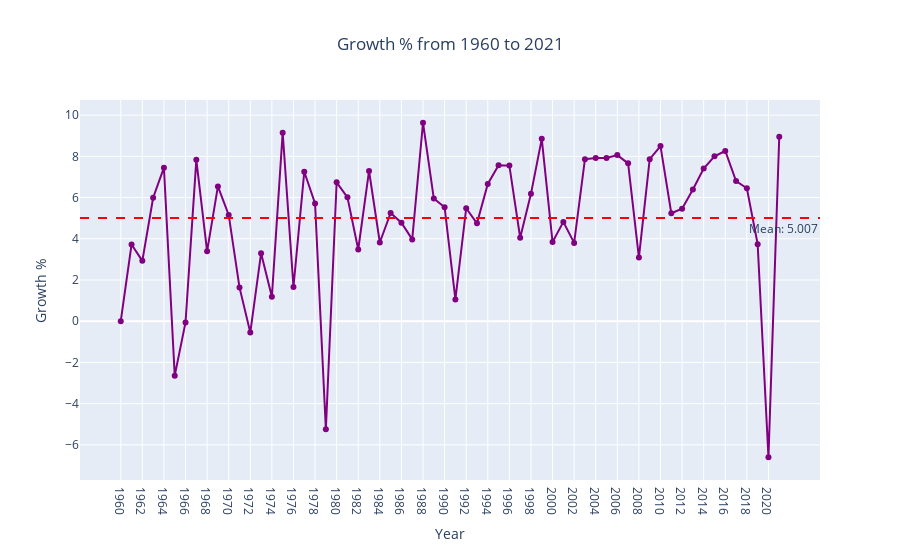

The notebook cell saved with this chart:
### Code cell
fig = px.line(data, x=data.index, y='Growth %', title='Growth % from 1960 to 2021')
fig.update_traces(mode='lines+markers',line=dict(color='Purple'))
fig.update_layout(title=dict(x=0.5))
fig.add_hline(y=average_dataframe['Growth %'], line_dash="dash", line_color="red", annotation_text=f'Mean: {average_dataframe["Growth %"].round(3)}', annotation_position="bottom right")
fig.show()

### Figure 1 — Plotly figure (JSON) as saved in the notebook; plotly's stock layout.template omitted (floating-point values rounded to 4 significant figures)
{"data": [{"hovertemplate": "Year=%{x}<br>Growth %=%{y}<extra></extra>", "legendgroup": "", "line": {"color": "Purple", "dash": "solid"}, "marker": {"symbol": "circle"}, "mode": "lines+markers", "name": "", "orientation": "v", "showlegend": false, "type": "scatter", "x": ["1960", "1961", "1962", "1963", "1964", "1965", "1966", "1967", "1968", "1969", "1970", "1971", "1972", "1973", "1974", "1975", "1976", "1977", "1978", "1979", "1980", "1981", "1982", "1983", "1984", "1985", "1986", "1987", "1988", "1989", "1990", "1991", "1992", "1993", "1994", "1995", "1996", "1997", "1998", "1999", "2000", "2001", "2002", "2003", "2004", "2005", "2006", "2007", "2008", "2009", "2010", "2011", "2012", "2013", "2014", "2015", "2016", "2017", "2018", "2019", "2020", "2021"], "xaxis": "x", "y": [0, 3.72, 2.93, 5.99, 7.45, -2.64, -0.06, 7.83, 3.39, 6.54, 5.16, 1.64, -0.55, 3.3, 1.19, 9.15, 1.66, 7.25, 5.71, -5.24, 6.74, 6.01, 3.48, 7.29, 3.82, 5.25, 4.78, 3.97, 9.63, 5.95, 5.53, 1.06, 5.48, 4.75, 6.66, 7.57, 7.55, 4.05, 6.18, 8.85, 3.84, 4.82, 3.8, 7.86, 7.92, 7.92, 8.06, 7.66, 3.09, 7.86, 8.5, 5.24, 5.46, 6.39, 7.41, 8, 8.26, 6.8, 6.45, 3.74, -6.6, 8.95], "yaxis": "y"}], "layout": {"annotations": [{"showarrow": false, "text": "Mean: 5.007", "x": 1, "xanchor": "right", "xref": "x domain", "y": 5.007, "yanchor": "top", "yref": "y"}], "legend": {"tracegroupgap": 0}, "shapes": [{"line": {"color": "red", "dash": "dash"}, "type": "line", "x0": 0, "x1": 1, "xref": "x domain", "y0": 5.007, "y1": 5.007, "yref": "y"}], "title": {"text": "Growth % from 1960 to 2021", "x": 0.5}, "xaxis": {"anchor": "y", "domain": [0, 1], "title": {"text": "Year"}}, "yaxis": {"anchor": "x", "domain": [0, 1], "title": {"text": "Growth %"}}}}
